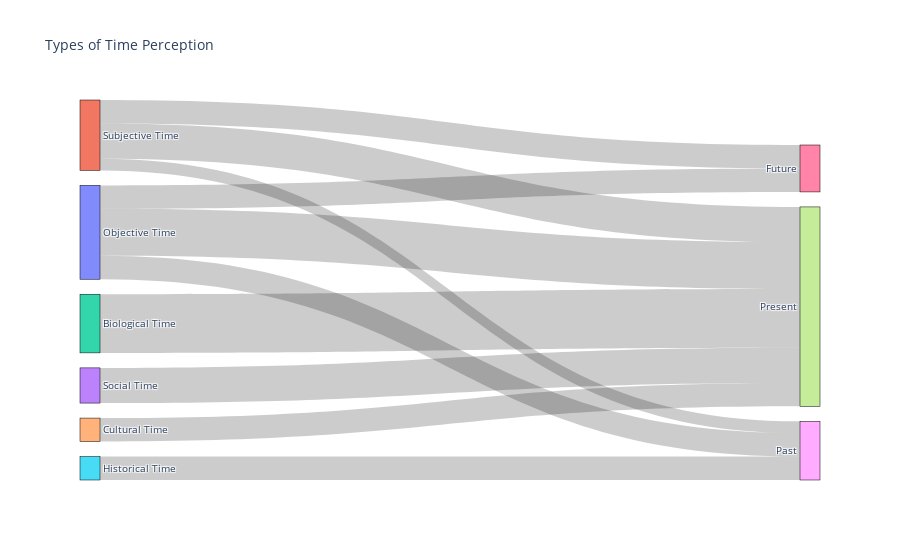

The notebook cell this image was saved under:
### Code cell
import plotly.graph_objects as go

# Define the nodes (types of time perception)
nodes = [
    "Objective Time",
    "Subjective Time",
    "Biological Time",
    "Social Time",
    "Cultural Time",
    "Historical Time",
    "Future",
    "Present",
    "Past"
]

# Define the links between the nodes (how they are related)
links = [
    {"source": 0, "target": 6, "value": 10},  # Objective Time -> Future
    {"source": 0, "target": 7, "value": 20},  # Objective Time -> Present
    {"source": 0, "target": 8, "value": 10},  # Objective Time -> Past
    {"source": 1, "target": 6, "value": 10},  # Subjective Time -> Future
    {"source": 1, "target": 7, "value": 15},  # Subjective Time -> Present
    {"source": 1, "target": 8, "value": 5},   # Subjective Time -> Past
    {"source": 2, "target": 7, "value": 25},  # Biological Time -> Present
    {"source": 3, "target": 7, "value": 15},  # Social Time -> Present
    {"source": 4, "target": 7, "value": 10},  # Cultural Time -> Present
    {"source": 5, "target": 8, "value": 10}   # Historical Time -> Past
]

# Extract the source, target, and value lists from the links
source = [link['source'] for link in links]
target = [link['target'] for link in links]
value = [link['value'] for link in links]

# Create the Sankey diagram
fig = go.Figure(data=[go.Sankey(
    node=dict(
        pad=15,
        thickness=20,
        line=dict(color="black", width=0.5),
        label=nodes
    ),
    link=dict(
        source=source,
        target=target,
        value=value
    )
)])

fig.update_layout(title_text="Types of Time Perception", font_size=10)
fig.show()

### Figure 1 — Plotly figure (JSON) as saved in the notebook; plotly's stock layout.template omitted (floating-point values rounded to 4 significant figures)
{"data": [{"link": {"source": [0, 0, 0, 1, 1, 1, 2, 3, 4, 5], "target": [6, 7, 8, 6, 7, 8, 7, 7, 7, 8], "value": [10, 20, 10, 10, 15, 5, 25, 15, 10, 10]}, "node": {"label": ["Objective Time", "Subjective Time", "Biological Time", "Social Time", "Cultural Time", "Historical Time", "Future", "Present", "Past"], "line": {"color": "black", "width": 0.5}, "pad": 15, "thickness": 20}, "type": "sankey"}], "layout": {"font": {"size": 10}, "title": {"text": "Types of Time Perception"}}}
